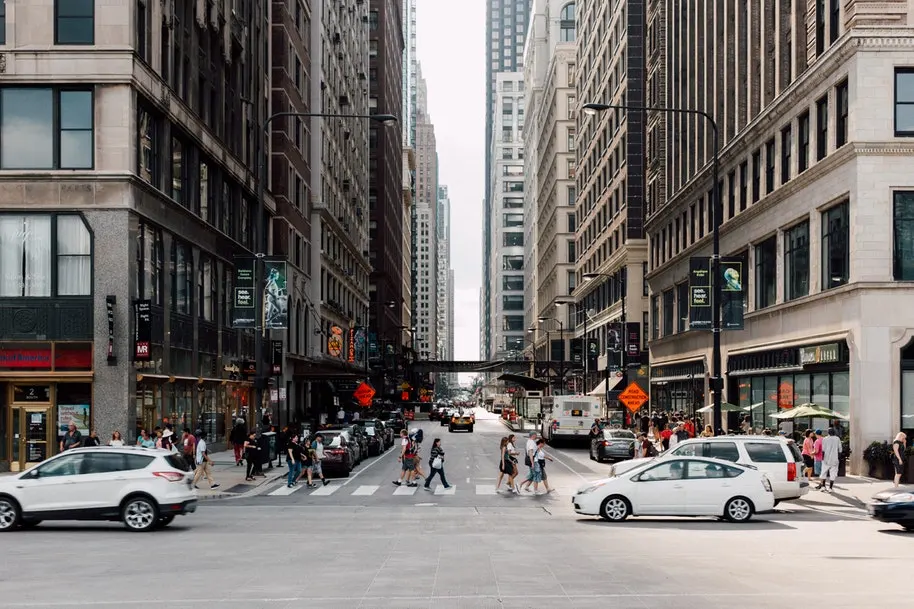
#> input picture data/inputs/input.webp, 914 x 609 px
$ python preprocess_pipeline.py --source ../../data/inputs/input.webp
#> lines starting #> are read from the running program, lines starting #| are printed output that depends on the picture; after the words box and inside, x2 and y2 are one past the last pixel; in counts of white or black regions, pixels touching at a corner belong together
"""한글 주석 버전: 단일 이미지에 리사이즈→그레이스케일→블러→에지 추출을 수행."""

from __future__ import annotations

import argparse
import sys
from pathlib import Path

import cv2


# 중간 산출물을 저장할 기본 폴더
DEFAULT_OUTPUT_DIR = Path("data/outputs/ch2")


def parse_args() -> argparse.Namespace:
    """CLI 인자를 정의하고 파싱한다."""
    parser = argparse.ArgumentParser(description="Run resize -> gray -> blur -> edges pipeline on an image.")
    parser.add_argument("--source", type=Path, required=True, help="Input image path.")
    parser.add_argument(
        "--output-dir",
        type=Path,
        default=DEFAULT_OUTPUT_DIR,
        help="Directory where intermediate outputs will be stored.",
    )
    parser.add_argument("--scale", type=float, default=0.6, help="Resize scale factor (0 < scale <= 1.5).")
    parser.add_argument(
        "--blur-kernel",
        type=int,
        default=9,
        help="Gaussian blur kernel size (odd positive integer).",
    )
    parser.add_argument(
        "--canny-thresholds",
        type=str,
        default="80,160",
        help="Low,High thresholds for Canny edge detector (comma separated).",
    )
    return parser.parse_args()


def validate_args(scale: float, kernel: int) -> None:
    """리사이즈 배율과 블러 커널 조건을 검증한다."""
    if not (0 < scale <= 1.5):
        raise ValueError("--scale must be between 0 and 1.5 (exclusive of 0).")
    if kernel <= 0 or kernel % 2 == 0:
        raise ValueError("--blur-kernel must be an odd positive integer.")


def parse_canny_thresholds(value: str) -> tuple[int, int]:
    """문자열로 전달된 캐니 임계값을 (low, high) 정수쌍으로 변환한다."""
    try:
        low_str, high_str = value.split(",")
        low = int(low_str.strip())
        high = int(high_str.strip())
    except ValueError as err:
        raise ValueError("--canny-thresholds must be two integers separated by a comma.") from err
    if low < 0 or high < 0 or low >= high:
        raise ValueError("Canny thresholds must be non-negative integers with low < high.")
    return low, high


def load_image(path: Path) -> cv2.Mat:
    """이미지를 로드하고 실패 시 예외를 발생시킨다."""
    image = cv2.imread(str(path))
#> image is the input picture: shape (609, 914, 3); mean B, G, R 110.5, 113, 117.8
    if image is None:
        raise FileNotFoundError(f"Unable to load image: {path}")
    return image


def save_image(path: Path, image: cv2.Mat) -> None:
    """결과 이미지를 저장하고 실패 시 예외를 발생시킨다."""
    path.parent.mkdir(parents=True, exist_ok=True)
    if not cv2.imwrite(str(path), image):
        raise OSError(f"Failed to write image: {path}")


def main() -> int:
    """스크립트 진입점: 전처리 파이프라인을 순차 실행한다."""
    args = parse_args()

    try:
        validate_args(args.scale, args.blur_kernel)
        canny_low, canny_high = parse_canny_thresholds(args.canny_thresholds)
    except ValueError as err:
        print(f"[ERROR] {err}", file=sys.stderr)
        return 1

    # 입력 이미지 존재 여부 확인
    if not args.source.is_file():
        print(f"[ERROR] Source image not found: {args.source}", file=sys.stderr)
        return 1

    try:
        image = load_image(args.source)
    except FileNotFoundError as err:
        print(f"[ERROR] {err}", file=sys.stderr)
        return 1

    stem = args.source.stem

    # 1단계: 리사이즈
    resized = cv2.resize(image, None, fx=args.scale, fy=args.scale, interpolation=cv2.INTER_AREA)
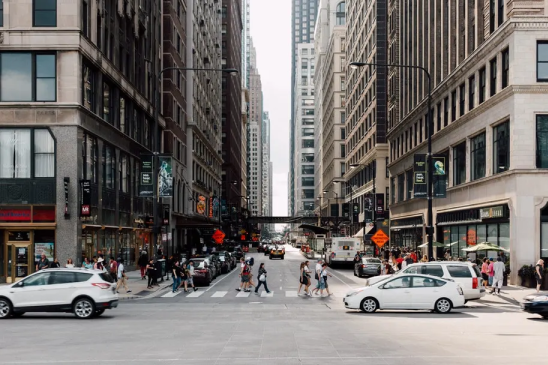
#> resized: shape (365, 548, 3); mean B, G, R 110.5, 112.9, 117.7
    resized_path = args.output_dir / f"{stem}_step1_resized.png"
    try:
        save_image(resized_path, resized)
    except OSError as err:
        print(f"[ERROR] {err}", file=sys.stderr)
        return 1

    # 2단계: 그레이스케일 변환
    gray = cv2.cvtColor(resized, cv2.COLOR_BGR2GRAY)
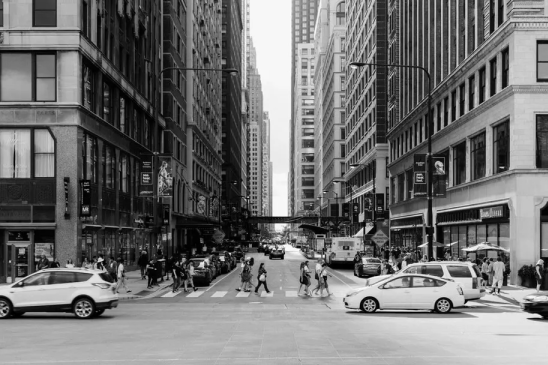
#> gray: shape (365, 548); min 0, max 252, mean 114.1
    gray_path = args.output_dir / f"{stem}_step2_gray.png"
    try:
        save_image(gray_path, gray)
    except OSError as err:
        print(f"[ERROR] {err}", file=sys.stderr)
        return 1

    # 3단계: 가우시안 블러
    blur = cv2.GaussianBlur(gray, (args.blur_kernel, args.blur_kernel), sigmaX=0)
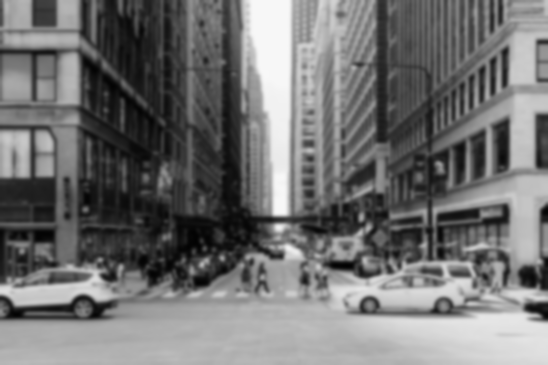
#> blur: shape (365, 548); min 2, max 248, mean 114.1
    blur_path = args.output_dir / f"{stem}_step3_blur.png"
    try:
        save_image(blur_path, blur)
    except OSError as err:
        print(f"[ERROR] {err}", file=sys.stderr)
        return 1

    # 4단계: 캐니 에지 추출
    edges = cv2.Canny(blur, threshold1=canny_low, threshold2=canny_high)
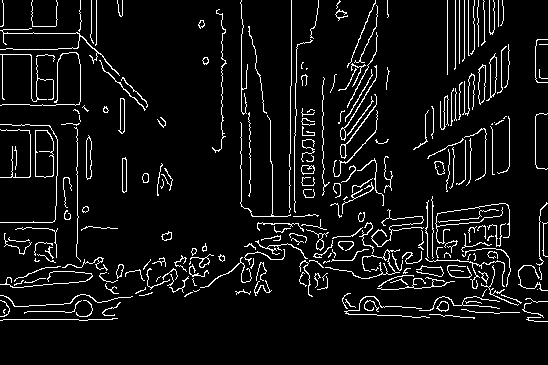
#> edges: shape (365, 548); 6.8% white in thin lines or dots, all inside (x1, y1, x2, y2) = (0, 0, 548, 322)
    edges_path = args.output_dir / f"{stem}_edges.png"
    try:
        save_image(edges_path, edges)
    except OSError as err:
        print(f"[ERROR] {err}", file=sys.stderr)
        return 1

    print("Preprocessing pipeline complete:")
    print(f"  Resize : {resized_path}")
    print(f"  Gray   : {gray_path}")
    print(f"  Blur   : {blur_path}")
    print(f"  Edges  : {edges_path}")
    return 0


if __name__ == "__main__":
    raise SystemExit(main())
#> (the program exits here)
